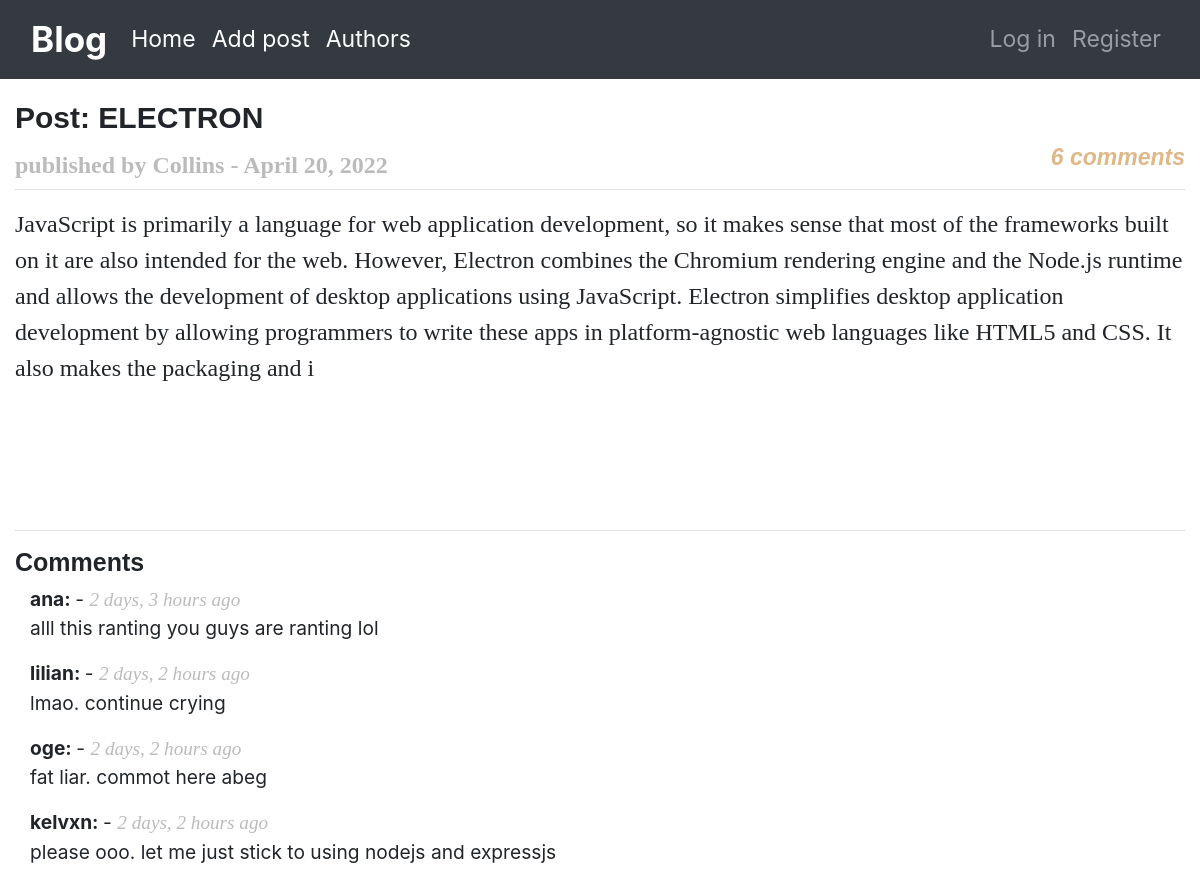
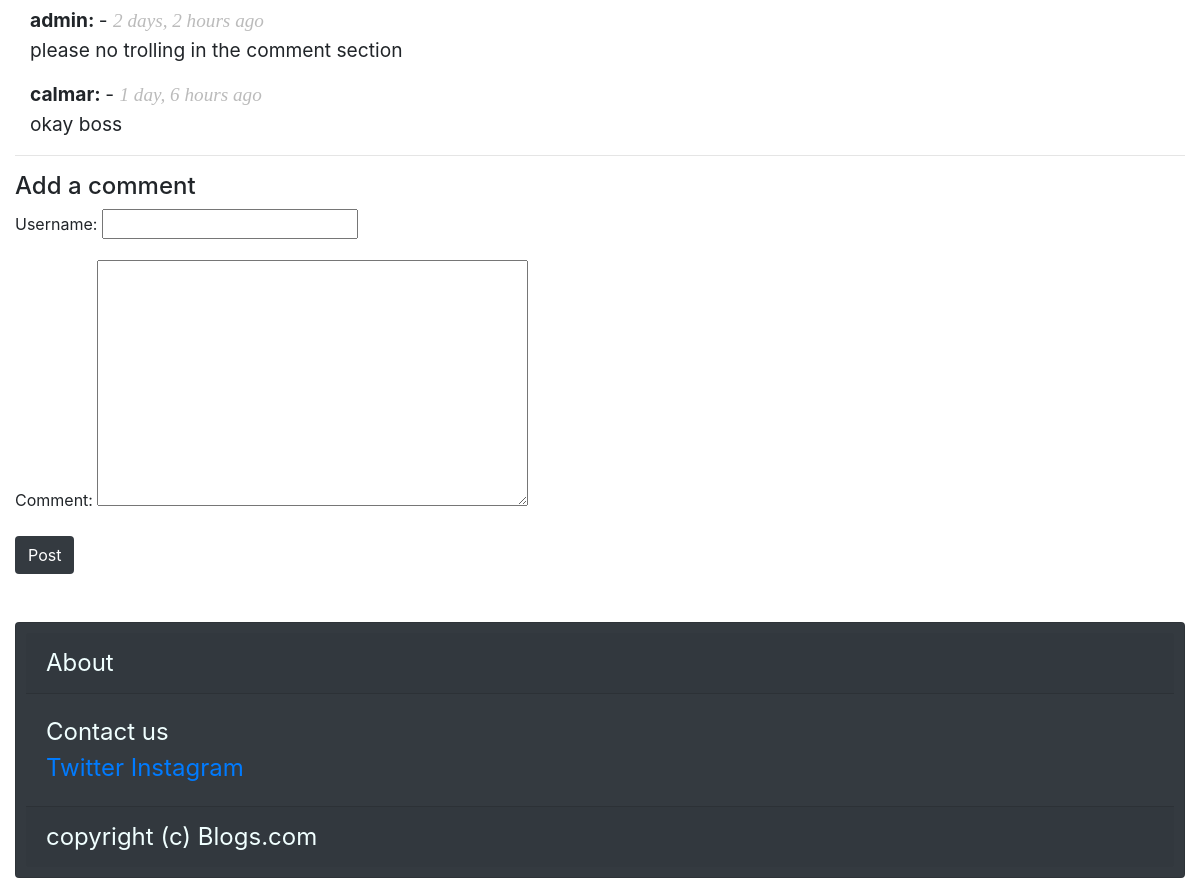
The app's page /post/electron/ with its own data (2 pictures, top to bottom).
### blogs/models.py (models this page shows, shortened)
class BlogPost(models.Model):
    title = models.CharField(max_length=200)
    text = models.TextField(max_length=500)
    slug = models.SlugField(null = True)
    date_added = models.DateTimeField('Date Published', default=timezone.now)
    author = models.ForeignKey(Author, on_delete=models.CASCADE, null=True)
    class Meta:
        ordering = ['-date_added']

class Author(models.Model):
    user = models.OneToOneField(User, on_delete=models.CASCADE, null=True)
    firstname = models.CharField(max_length=10)
    lastname = models.CharField(max_length=10)
    email = models.EmailField()
    bio = models.TextField(null=True)
    def __str__(self):
        return f'{self.firstname}'

class Comment(models.Model):
    post = models.ForeignKey(BlogPost, on_delete=models.CASCADE)
    username  = models.CharField(max_length=100)
    text = models.TextField(('Comment'), null=True)
    date_created = models.DateTimeField(default=timezone.now)

### blogs/views.py (the view)
# urls.py: path('post/<slug:slug>/', views.PostDetail, name='post_detail'),
def PostDetail(request, slug):
    posts = get_object_or_404(BlogPost, slug=slug)
    comment_count = posts.comment_set.all()
    if request.method == 'POST':
        comment_form = CommentForm(request.POST)
        if comment_form.is_valid():
            new_comment = comment_form.save(commit=False)
            new_comment.post = posts
            new_comment.save()
            return redirect(posts)
    else:
        comment_form = CommentForm()
    context = {'form':comment_form, 'posts':posts, 'comment_count':comment_count}
    return render(request, "blogs/post_detail.html", context)

### blogs/forms.py
class CommentForm(forms.ModelForm):
    class Meta:
        model = Comment
        fields = ['username', 'text']

### blogs/templates/blogs/post_detail.html (shortened to what this page needs)
{% extends 'blogs/base.html' %}
{% load bootstrap4 %}
{% block page_header %}
<div id="title">
    <span> Post: {{posts.title}} </span> <br>
    <span style="font-family: calibri; color:rgb(187, 187, 187); font-size:24px;"> published by {{posts.author}} - {{posts.date_added.date}} </span>
    <i style="color: burlywood; font-size: 23px; float:right;"> {{comment_count.count}} comments </i>
</div>
{% endblock page_header %}
{% block content %}
    <div class="main mb-5">
    <p style="font-family:calibri; font-size:x-large;">
        {{ posts.text }} </p>
    </div>
    <div class="p-5 border-bottom ">
    </div>
    <div class="mt-3" id="commentSection">
        <h2 style="font-family:Sans-serif; font-weight:bold; font-size:25px;"> Comments </h2>
        {% for comment in posts.comment_set.all %}
            <div style="margin-left: 15px;">
                <p> <b> {{comment.username}}: </b> - <i style="font-family: calibri; color:rgb(187, 187, 187);"> {{comment.date_created|timesince}} ago </i> <br>
                {{comment.text}} </p>
                </div>
        {% empty %}
                No comments..
        {% endfor %}
    </div>
<hr>
<h4>  Add a comment </h4>
        <form action="" class="form-group" method="post">
          <div>
               {{form.as_p}}
            <button class="btn bg-dark text-white"> Post </button>
        </form>
{% endblock %}

### blogs/templates/blogs/base.html (style rules this page uses)
h2 { font-weight:bold; }
#title { font-family:Sans-serif; font-weight:bold; font-size:30px; }
#commentSection { font-size: larger; }

### records on screen
BlogPost: title "ELECTRON", author "Collins", date_added "April 20, 2022", count "6", text "JavaScript is primarily a language for web application development, so it makes sense that most of the frameworks built on it are also intended for the web. However, Electron combines the Chromium rendering engine and the Node.js runtime and allows the development of desktop applications using JavaScript. Electron simplifies desktop application development by allowing programmers to write these apps in platform-agnostic web languages like HTML5 and CSS. It also makes the packaging and i"
Comment: username "ana", date_created "2 days, 3 hours", text "alll this ranting you guys are ranting lol"
Comment: username "lilian", date_created "2 days, 2 hours", text "lmao. continue crying"
Comment: username "oge", date_created "2 days, 2 hours", text "fat liar. commot here abeg"
Comment: username "kelvxn", date_created "2 days, 2 hours", text "please ooo. let me just stick to using nodejs and expressjs"
Comment: username "admin", date_created "2 days, 2 hours", text "please no trolling in the comment section"
Comment: username "calmar", date_created "1 day, 6 hours", text "okay boss"
